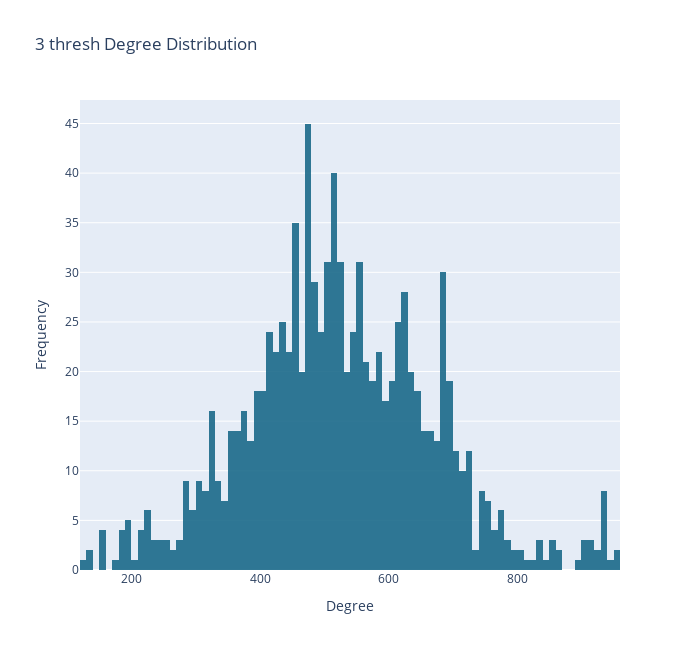

Notebook code cell kept with this figure:
### Code cell
import sys
sys.path.append("..")

import network_analysis

network_analysis.plot_degree_distribution(G, '3 thresh', weighted=False)

### Figure 1 — Plotly figure (JSON) as saved in the notebook; plotly's stock layout.template omitted (floating-point values rounded to 4 significant figures; data arrays with more than 128 entries replaced by an {"elided": "..."} marker saying what was removed)
{"data": [{"marker": {"color": "#1B6A8A"}, "nbinsx": 100, "opacity": 0.9, "type": "histogram", "x": {"elided": "1000 int values"}}], "layout": {"height": 650, "title": {"text": "3 thresh Degree Distribution"}, "width": 700, "xaxis": {"title": {"text": "Degree"}}, "yaxis": {"title": {"text": "Frequency"}}}}
